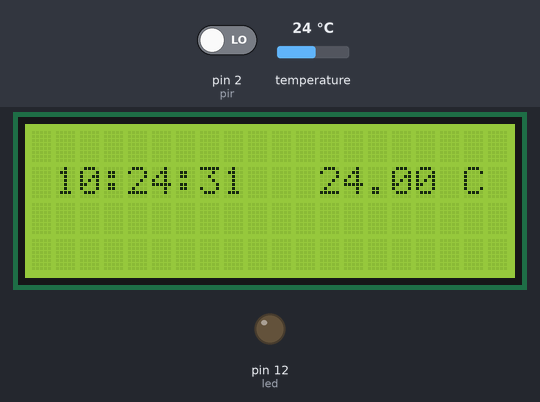
Recording of a sketch running on a simulated Arduino Uno, built with avr-gcc and run on an emulated ATmega328P. Parts: 20×4 character LCD, output pins drawn as LEDs (lit = HIGH). The test bench sets the inputs (shaded band); at power-on: pin 2 (pir) LOW, temperature 24 °C. The local clock reads 2024-03-15 10:24:30 at power-on unless the sketch sets it.

Above: at 1.2 s.
1.3 s: pin 2 (pir) driven HIGH
At 2.8 s:
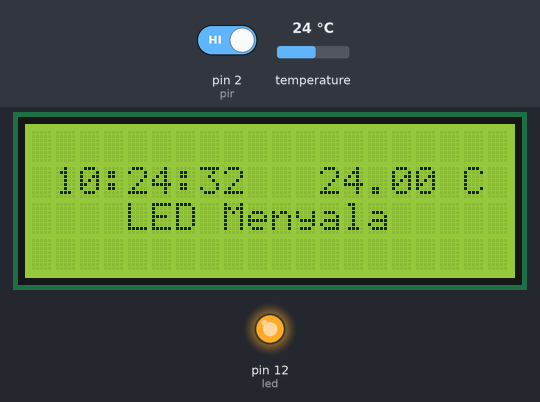
5.5 s: pin 2 (pir) driven LOW
At 7.0 s:
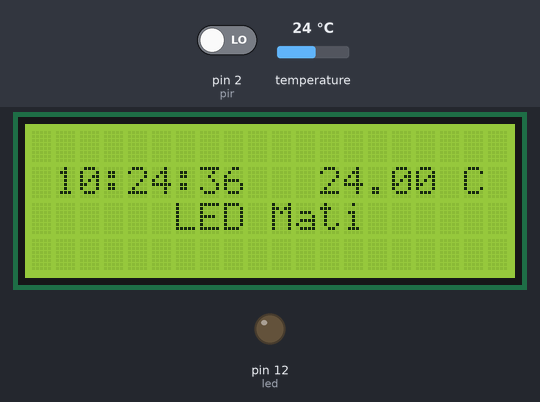
9.7 s: temperature set to 12 °C
At 10.7 s:
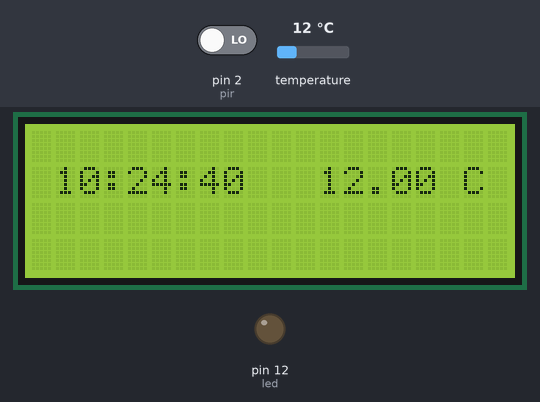
12.8 s: temperature set to 19 °C
At 14.2 s:
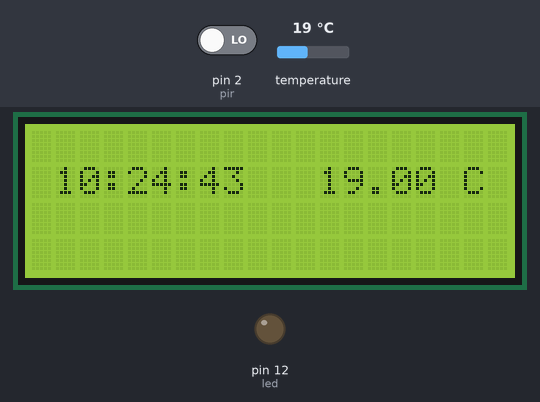
15.9 s: temperature set to 28 °C
At 17.2 s:
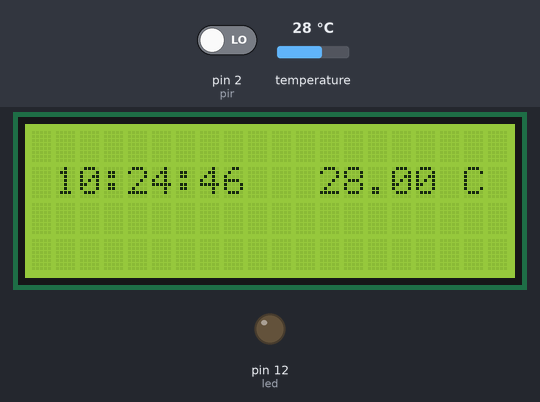
Timing chart, 0 to 18.9 s (numbered marks = the images above; inputs shaded):
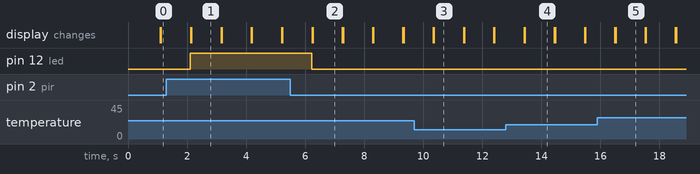

Measured:
- after the input at 1.3 s, pin 12 (led): LOW → HIGH after 0.82 s; the display: first changes after 0.83 s (image 1 shows a later state)
- after the input at 5.5 s, pin 12 (led): HIGH → LOW after 0.73 s; the display: first changes after 0.74 s (image 2 shows a later state)
- what the display in image 1 shows lasts 1.1 s, from 2.1 s to 3.2 s

The sketch:

PIRTimer.ino
```cpp
#include <DS3231.h>
#include <Wire.h>
#include <LiquidCrystal_I2C.h>

DS3231  rtc(SDA, SCL);
Time t;
LiquidCrystal_I2C lcd(0x27, 20, 4);

const int led = 12;
const int pir = 2;
int pirStatus = LOW;
int nilaiPir;

void setup() {
  // put your setup code here, to run once:
  Serial.begin(9600);
  rtc.begin();
  lcd.init();
  lcd.backlight();

  pinMode(led, OUTPUT);
  pinMode(pir, INPUT);
  digitalWrite(led, LOW);
  digitalWrite(pir, LOW);
}

void loop() {
  // put your main code here, to run repeatedly:
  t = rtc.getTime();
  lcd.setCursor(1,1);
  lcd.print(t.hour);
  lcd.setCursor(3,1);
  lcd.print(":");
  lcd.setCursor(4,1);
  lcd.print(t.min);
  lcd.setCursor(6,1);
  lcd.print(":");
  lcd.print(t.sec);
  lcd.setCursor(12,1);
  lcd.print(rtc.getTemp());
  lcd.print(" C");
  delay (1000);
  lcd.clear();

  nilaiPir = digitalRead(pir);
  if(nilaiPir == HIGH){
    digitalWrite(led, HIGH);
    if(pirStatus == LOW){
      lcd.setCursor(4,2);
      lcd.print("LED Menyala");
      pirStatus = HIGH;
    }

  } else{
    digitalWrite(led, LOW);
    if(pirStatus == HIGH){
      lcd.setCursor(6,2);
      lcd.print("LED Mati");
      pirStatus = LOW;
    }
  }


}
```
